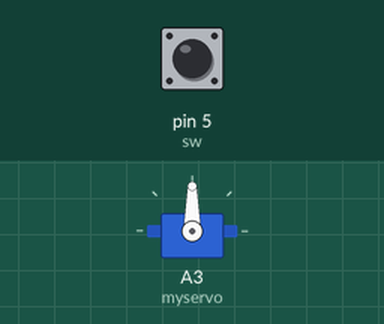
A sketch run on a simulated Arduino Uno, built with avr-gcc and run on an emulated ATmega328P. Parts: servo. The inputs (shaded band) are chosen by the test bench; at power-on: pin 5 (sw) HIGH.

Above: at 1.2 s.
1.3 s: pin 5 (sw) pulled LOW for 3.2 s
At 3.8 s:
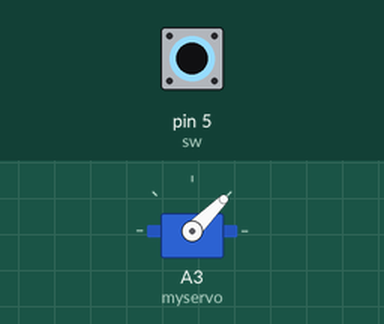
6.0 s: pin 5 (sw) pulled LOW for 0.15 s
At 6.3 s:
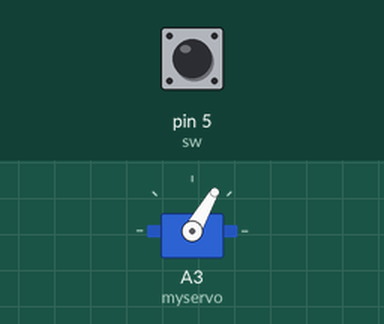
7.6 s: pin 5 (sw) pulled LOW for 3.2 s
At 11.0 s:
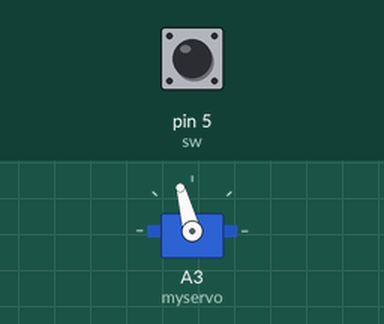
12.3 s: pin 5 (sw) pulled LOW for 1 s
At 13.5 s:
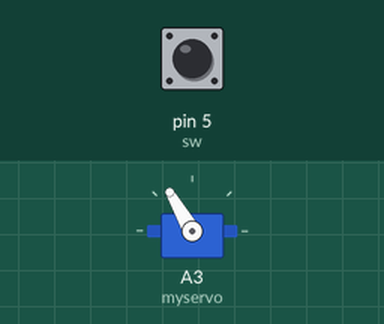
14.8 s: pin 5 (sw) pulled LOW for 3.2 s
At 17.7 s:
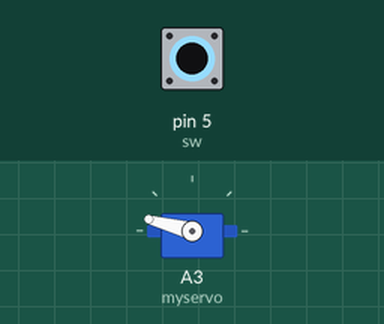
19.5 s: pin 5 (sw) pulled LOW for 0.15 s
At 20.2 s:
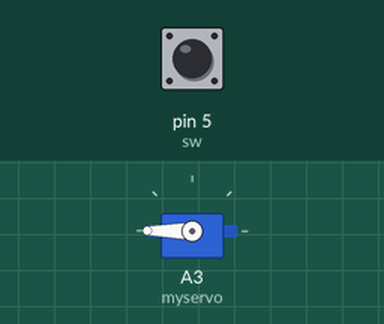
Timing chart, 0 to 22.1 s (numbered marks = the images above; inputs shaded):
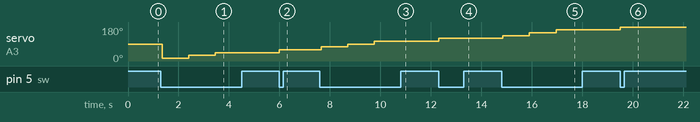

The sketch:

project3prac.ino
```cpp
#include <Servo.h>

Servo myservo;
int sw = 5;
int angle = 0;

long bounceStartTime = 0;

long debounce = 50;

void setup() {
  // put your setup code here, to run once:
  myservo.attach(A3);
  pinMode(sw, INPUT_PULLUP);
}

void loop() {
  // put your main code here, to run repeatedly:
  if(digitalRead(sw)==LOW){
    if(bounceStartTime == 0){
      bounceStartTime=millis();
      }
     if(millis()-bounceStartTime>debounce){
      angle += 15;
        if(angle > 180){
          angle=0;
          }
       myservo.write(angle);
       bounceStartTime = 0;
       delay(1000);
      }
    }
}
```

Measured:
- after the input at 1.3 s, servo on A3 (myservo): 90° → 15° after 0.05 s, → 30° 1.1 s later, → 45° 1.1 s later
- after the input at 6.0 s, servo on A3 (myservo): 45° → 60° at once
- after the input at 7.6 s, servo on A3 (myservo): 60° → 75° after 0.05 s, → 90° 1.1 s later, → 105° 1.1 s later
- after the input at 12.3 s, servo on A3 (myservo): 105° → 120° at once
- after the input at 14.8 s, servo on A3 (myservo): 120° → 135° after 0.05 s, → 150° 1.1 s later, → 165° 1.1 s later
- after the input at 19.5 s, servo on A3 (myservo): 165° → 180° at once
